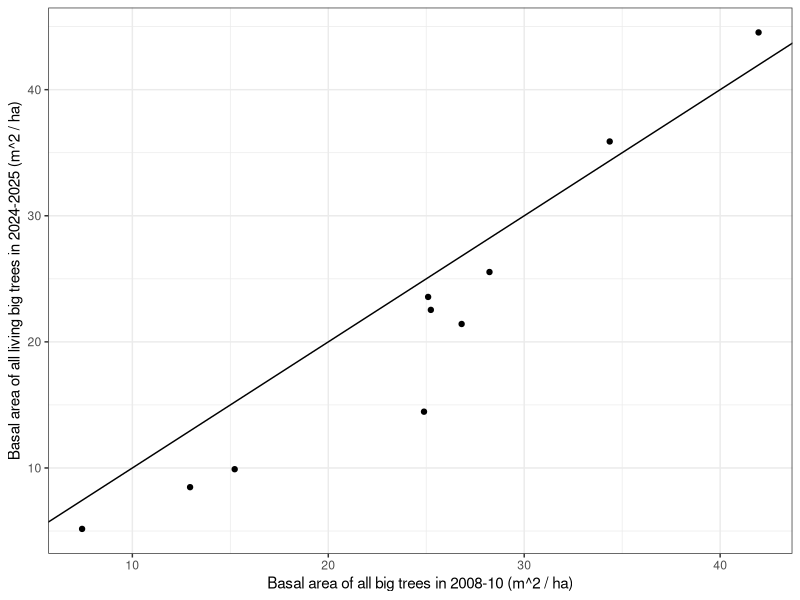
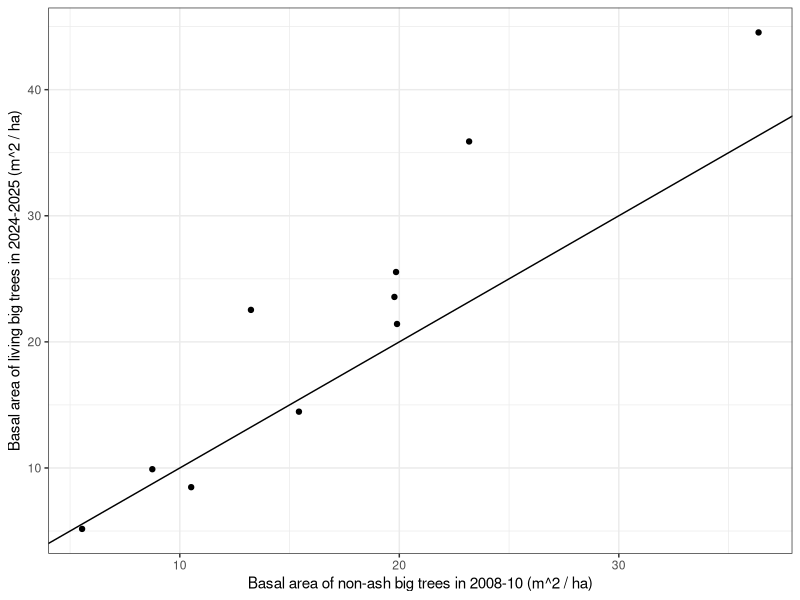
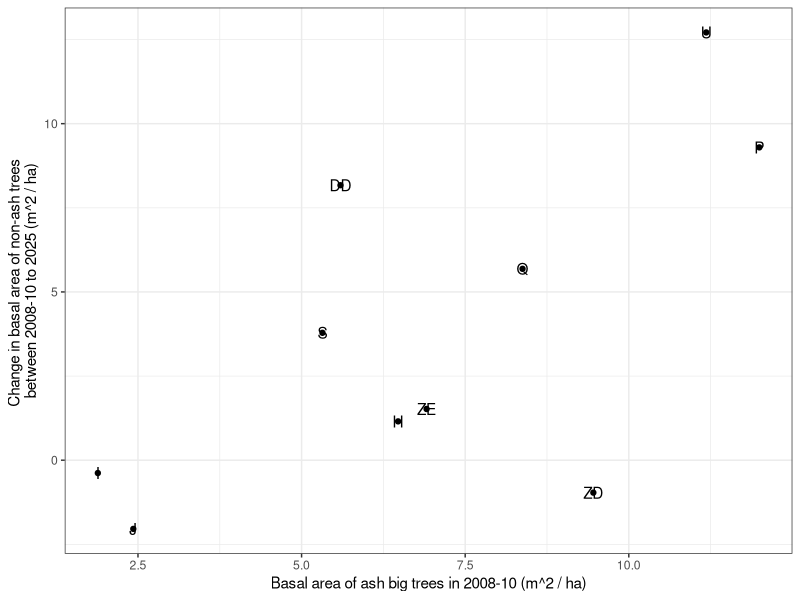
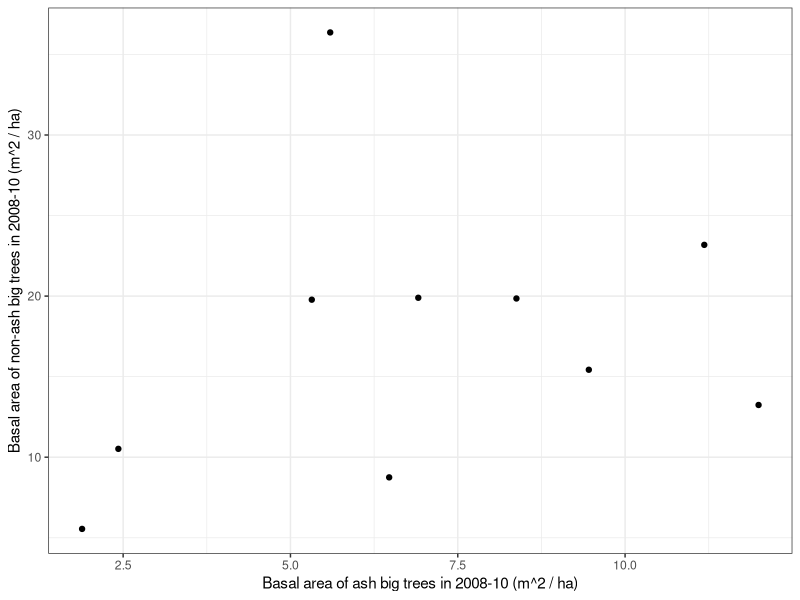
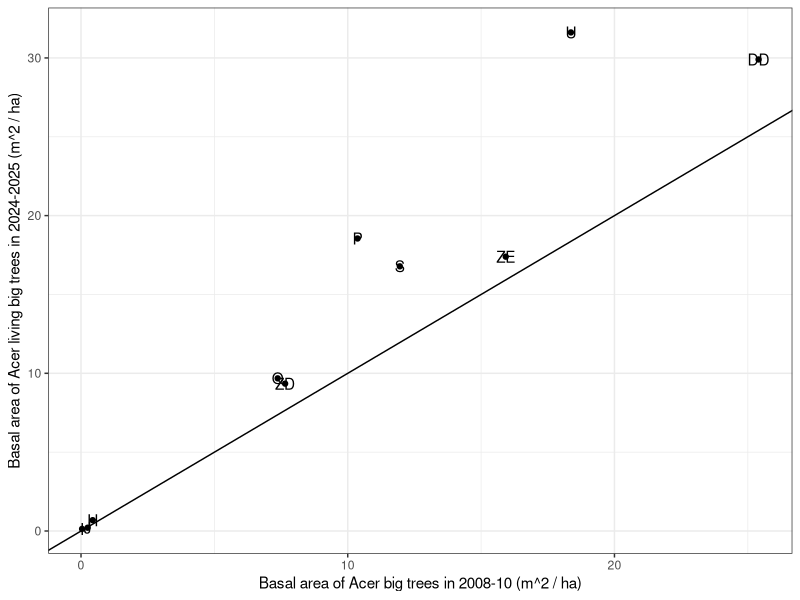
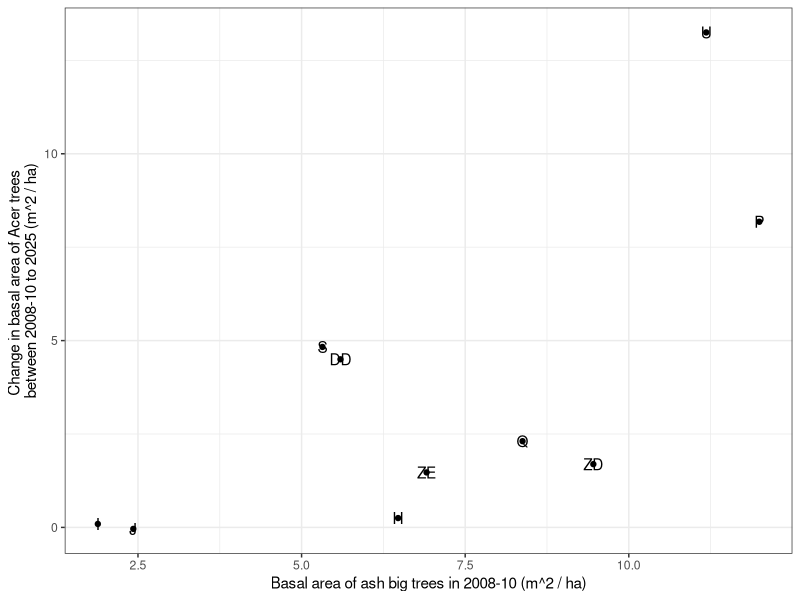
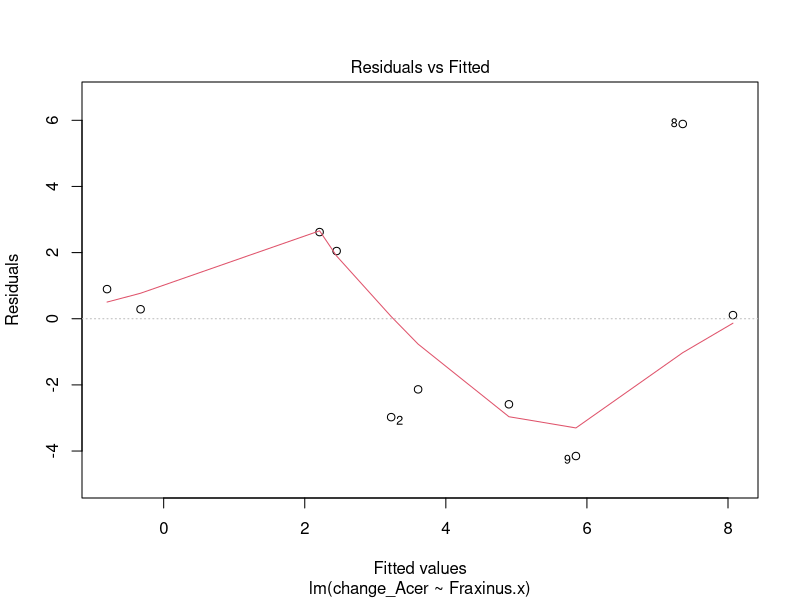
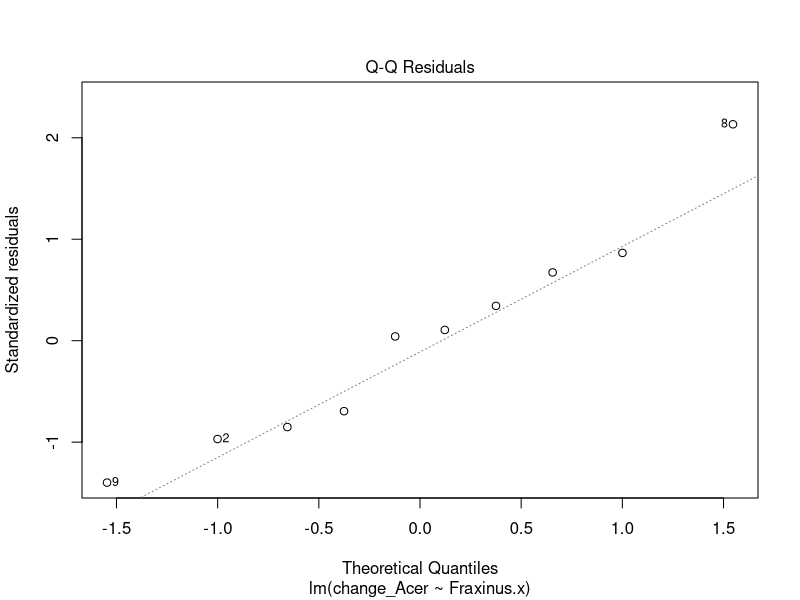

The R source for these figures, in order:
# Aaron Tayal
# 8/1/2025
# Testing whether non-ash trees increased their growth after ash trees died

# We hypothesized that forests which had greater basal area of ash trees before 
# EAB invasion would have greater increases in non-ash tree basal area following 
# the death of the ash canopy, due to competitive release (Flower et al. 2013). 
# Furthermore, we hypothesized that this pattern would only hold for 
# flood-tolerant tree species (Golet et al. 1993)

library(dplyr)
library(ggplot2)
theme_set(theme_bw(base_size = 12))
library(readxl)
library(tidyr)

# Import data  ################################################################
# Note: Here the basal area has not been divided by area over which the trees 
# were measured. So for plot-level data the area is ~0.1 ha, while for 
# transect level data the area is ~0.3 ha

# Ash basal area in 2008-2010:
ash_BA_08 <- read_excel("2008-2010_data/modified_Ash_IV_data_12.5_2012.08.02.xlsx",
                        sheet=5) %>% filter(mstrlvl=="hydric")

# Tree basal area by genus in 2008-2010:
tree_BA_08 <- read_excel("2008-2010_data/modified_Ash_IV_data_12.5_2012.08.02.xlsx",
                         sheet=3)

# Tree basal area by genus in (2024)-2025:
tree_BA_25 <- read.csv("Cleaned_data/basal_area_big_trees_by_transect_2025.csv")

# Summarize the 2008-10 data by transect: ######################################

main_plot_area <- pi*(18^2) / 10000 # 18 meter radius main plot, convert to hectares

# Subset to just hydric plots: 
tree_BA_08_hydric <- tree_BA_08 %>% filter(mstrlvl == "hydric")

# Summarize by transect:
tree_BA_08_transect <- tree_BA_08_hydric %>% group_by(Transect) %>%
  summarize(
    Acer = sum(ACER) / (3*main_plot_area),
    Amelanchier = sum(`Amelanchier spp.`) / (3*main_plot_area),
    Betula = sum(`Betula alleghaniensis`) / (3*main_plot_area),
    Carpinus = sum(`Carpinus caroliniana`) / (3*main_plot_area),
    Carya = sum(CARYA) / (3*main_plot_area),
    Fagus = sum(`Fagus grandifolia`) / (3*main_plot_area),
    Fraxinus = sum(FRAXINUS) / (3*main_plot_area),
    Juglans = sum(JUGLANS) / (3*main_plot_area),
    Juniperus = sum(`Juniperus virginiana`) / (3*main_plot_area),
    Larix = sum(`Larix laricina`) / (3*main_plot_area),
    Liriodendron = sum(`Liriodendron tulipifera`) / (3*main_plot_area),
    Ostrya = sum(`Ostrya virginiana`) / (3*main_plot_area),
    Pinus = sum(`Pinus strobus`) / (3*main_plot_area),
    Populus = sum(POPULUS) / (3*main_plot_area),
    Prunus = sum(PRUNUS) / (3*main_plot_area),
    Quercus = sum(QUERCUS) / (3*main_plot_area),
    Robinia = sum(`Robinia pseudoacacia`) / (3*main_plot_area),
    Sassafras = sum(`Sassafras albidum`) / (3*main_plot_area),
    Tilia = sum(`Tilia americana`) / (3*main_plot_area),
    Ulmus = sum(ULMUS) / (3*main_plot_area),
    TOTAL = sum(TOTAL) / (3*main_plot_area)
  )

# Now calculate a basal area total that doesn't include Fraxinus:
tree_BA_08_transect$TOTAL_non_ash.x <- 
  rowSums(tree_BA_08_transect %>% select(-Transect, -Fraxinus, -TOTAL))
# If a variable name ends in .x, that will indicate the 2008-2010 data, and 
# if it ends in .y that will indicate the 2024-2025 data.

# Merge the 2008-10 data to the 2024-25 data: ##################################

BA <- full_join(tree_BA_08_transect, tree_BA_25, by="Transect")

# Investigate change in total basal area #######################################

BA$TOTAL_change <- BA$TOTAL.y - BA$TOTAL.x

ggplot(data=BA, aes(x=TOTAL.x, y=TOTAL.y)) +
  geom_point() + theme_bw() + xlab("Basal area of all big trees in 2008-10 (m^2 / ha)") +
  ylab("Basal area of all living big trees in 2024-2025 (m^2 / ha)") + 
  geom_abline(slope = 1, intercept = 0)

# Investigate change in total non-ash basal area ###############################

# Take the difference of non ash BA in 2024-25 to non ash BA 2008-10:
BA$TOTAL_non_ash_change <- BA$TOTAL.y - BA$TOTAL_non_ash.x # In 2024-2025, the
# living ash tree basal area in the >12.5 cm DBH range was 0 m^2 / ha. Thus,
# this calculation is really the change in non-ash tree basal area.

# Graph the non-ash basal area in 2008-10 against the non-ash basal area in 2025:
ggplot(data=BA, aes(x=TOTAL_non_ash.x, y=TOTAL.y)) +
  geom_point() + theme_bw() + xlab("Basal area of non-ash big trees in 2008-10 (m^2 / ha)") +
  ylab("Basal area of living big trees in 2024-2025 (m^2 / ha)") + 
  geom_abline(slope = 1, intercept = 0)

# Graph the percent change in non-ash tree basal area against the pre-EAB basal 
# area of ash:
ggplot(data=BA, aes(x=Fraxinus.x, y=TOTAL_non_ash_change, label=Transect)) +
  geom_point() + theme_bw() + xlab("Basal area of ash big trees in 2008-10 (m^2 / ha)") +
  ylab("Change in basal area of non-ash trees \nbetween 2008-10 to 2025 (m^2 / ha)") +
  geom_text()

# Create a linear model to investigate the correlation between pre-EAB ash BA
# and the change in BA of non-ash trees:
model_TOTAL_non_ash_change <- lm(TOTAL_non_ash_change ~ Fraxinus.x, data=BA)
summary(model_TOTAL_non_ash_change)

# Also try a model which includes the basal area of non-ash trees in 2008 as
# a predictor. The thought is that 
model_TOTAL_non_ash_change_1 <- lm(TOTAL_non_ash_change ~ Fraxinus.x + 
                                     TOTAL_non_ash.x, data=BA)
summary(model_TOTAL_non_ash_change_1)

# Test assumptions:
#plot(model_TOTAL_non_ash_change)

# How does the pre-EAB BA of ash compare to the pre-EAB BA of non-ash?
ggplot(data=BA, aes(x=Fraxinus.x, y=TOTAL_non_ash.x)) +
  geom_point() + theme_bw() + xlab("Basal area of ash big trees in 2008-10 (m^2 / ha)") +
  ylab("Basal area of non-ash big trees in 2008-10 (m^2 / ha)")

# Investigate changes in basal area by genus ###################################

BA$change_Acer <- BA$Acer.y - BA$Acer.x

BA$change_Ulmus <- BA$Ulmus.y - BA$Ulmus.x

BA$change_Quercus <- BA$Quercus.y - BA$Quercus.x

BA$change_Tilia <- BA$Tilia.y - BA$Tilia.x

BA$change_Larix <- BA$Larix.y - BA$Larix.x

BA$change_Populus <- BA$Populus.y - BA$Populus.x

BA$change_Betula <- BA$Betula.y - BA$Betula.x

BA$change_Fraxinus <- BA$Fraxinus.y - BA$Fraxinus.x

# Acer #########################################################################

# Graph 2008-10 BA of Acer against 2024-2025 BA of Acer:
ggplot(data=BA, aes(x=Acer.x, y=Acer.y, label=Transect)) +
  geom_point() + theme_bw() + xlab("Basal area of Acer big trees in 2008-10 (m^2 / ha)") +
  ylab("Basal area of Acer living big trees in 2024-2025 (m^2 / ha)") + 
  geom_abline(slope = 1, intercept = 0) + geom_text()

# Graph the change in basal area of Acer, versus the BA of ash trees before EAB:
ggplot(data=BA, aes(x=Fraxinus.x, y=change_Acer, label=Transect)) +
  geom_point() + theme_bw() + xlab("Basal area of ash big trees in 2008-10 (m^2 / ha)") +
  ylab("Change in basal area of Acer trees \nbetween 2008-10 to 2025 (m^2 / ha)") +
  geom_text()

model_Acer_change <- lm(change_Acer ~ Fraxinus.x, data=BA)
summary(model_Acer_change)

# Test assumptions:
plot(model_Acer_change)

# Ulmus ########################################################################

# Graph 2008-10 BA of Ulmus against 2024-2025 BA of Ulmus:
ggplot(data=BA, aes(x=Ulmus.x, y=Ulmus.y)) +
  geom_point() + theme_bw() + xlab("Basal area of Ulmus big trees in 2008-10 (m^2 / ha)") +
  ylab("Basal area of Ulmus living big trees in 2024-2025 (m^2 / ha)") + 
  geom_abline(slope = 1, intercept = 0)

# Graph the change in basal area of Ulmus, versus the BA of ash trees before EAB:
ggplot(data=BA, aes(x=Fraxinus.x, y=change_Ulmus)) +
  geom_point() + theme_bw() + xlab("Basal area of ash big trees in 2008-10 (m^2 / ha)") +
  ylab("Change in basal area of Ulmus trees \nbetween 2008-10 to 2025 (m^2 / ha)")

model_Ulmus_change <- lm(change_Ulmus ~ Fraxinus.x, data=BA)
summary(model_Ulmus_change)

# Quercus ########################################################################

# Graph 2008-10 BA of Quercus against 2024-2025 BA of Quercus:
ggplot(data=BA, aes(x=Quercus.x, y=Quercus.y)) +
  geom_point() + theme_bw() + xlab("Basal area of Quercus big trees in 2008-10 (m^2 / ha)") +
  ylab("Basal area of Quercus living big trees in 2024-2025 (m^2 / ha)") + 
  geom_abline(slope = 1, intercept = 0)

# Graph the change in basal area of Quercus, versus the BA of ash trees before EAB:
ggplot(data=BA, aes(x=Fraxinus.x, y=change_Quercus)) +
  geom_point() + theme_bw() + xlab("Basal area of ash big trees in 2008-10 (m^2 / ha)") +
  ylab("Change in basal area of Quercus trees \nbetween 2008-10 to 2025 (m^2 / ha)")

model_Quercus_change <- lm(change_Quercus ~ Fraxinus.x, data=BA)
summary(model_Quercus_change)

# Tilia ########################################################################

# Graph 2008-10 BA of Tilia against 2024-2025 BA of Tilia:
ggplot(data=BA, aes(x=Tilia.x, y=Tilia.y)) +
  geom_point() + theme_bw() + xlab("Basal area of Tilia big trees in 2008-10 (m^2 / ha)") +
  ylab("Basal area of Tilia living big trees in 2024-2025 (m^2 / ha)") + 
  geom_abline(slope = 1, intercept = 0)

# Graph the change in basal area of Tilia, versus the BA of ash trees before EAB:
ggplot(data=BA, aes(x=Fraxinus.x, y=change_Tilia)) +
  geom_point() + theme_bw() + xlab("Basal area of ash big trees in 2008-10 (m^2 / ha)") +
  ylab("Change in basal area of Tilia trees \nbetween 2008-10 to 2025 (m^2 / ha)")

model_Tilia_change <- lm(change_Tilia ~ Fraxinus.x, data=BA)
summary(model_Tilia_change)

# Make a graph: ###############################################################
new <- data.frame(Fraxinus.x=seq(0, 12.5, 0.1))
new$TOTAL_non_ash_change <- predict(model_TOTAL_non_ash_change, newdata = new)

ggplot() +
  geom_point(data=BA, aes(x=Fraxinus.x, y=TOTAL_non_ash_change)) + 
  xlab("Pre-EAB ash basal area (m^2 / ha)") +
  ylab("Change in basal area of \nnon-ash trees (m^2 / ha)") +
  geom_text(data=BA, aes(x=Fraxinus.x, y=TOTAL_non_ash_change, label=Transect),
            vjust=1.5) +
  geom_line(data=new, aes(x=Fraxinus.x, y=TOTAL_non_ash_change)) + coord_equal() +
  scale_x_continuous(breaks = seq(0, 14, by = 4)) +
  scale_y_continuous(breaks = seq(-4, 14, by = 4))

# I'd like to make a graph that has the different tree genera on the x-axis. The
# y axis would be the change in basal area for each transect. Then the points
# would be connected based on their transect.

# I first need to pivot longer:
BA_long <- pivot_longer(BA, 
  cols=c("change_Acer", "change_Ulmus", "change_Quercus", "change_Tilia",
         "change_Larix", "change_Populus", "change_Betula", "change_Fraxinus"), 
                        names_to = "Genus", values_to = "change_in_BA", 
  names_prefix = "change_")

BA_long$Genus <- factor(BA_long$Genus, levels = c("Fraxinus", "Acer", "Quercus",
      "Tilia", "Ulmus", "Populus", "Larix", "Betula"))

ggplot(data=BA_long, aes(x=Genus, y=change_in_BA, group=Transect,
                         color=Transect, shape = Transect)) + geom_point() + geom_line(linewidth = 0.7) +
  ylab("Change in basal area (m^2 / ha)")

# Regeneration or failure of ash ##############################################

# Investigate ash regeneration in 2024-2025, versus ash in canopy in 2008-10:
# I hypothesize that if there was a lot of basal area of ash in the canopy
# before EAB, then there would be a lot of regeneration.

# Import data on ash regeneration in 2024-25:
ash_2025 <- read.csv("Cleaned_data/ash_by_transect.csv")

# Join the data to the 2024-25 ash regeneration data:
BA_with_regen <- left_join(BA, ash_2025, by="Transect")

# Plot the basal area of ash in the understory in 2024-25 against basal area
# of all living and dead ash in the canopy in 2008-10:

ggplot() +
  geom_point(data=BA_with_regen, aes(x=Fraxinus.x, y=mean_basal_area_living_small_trees_m_squared_per_ha,
                                     color=TOTAL_non_ash.x),
             alpha=1) + 
  xlab("Pre-EAB ash basal area \n in canopy (m^2 / ha)") +
  ylab("Post-EAB ash living basal area \n in understory (m^2 / ha)") +
  geom_text(data=BA_with_regen, aes(x=Fraxinus.x, 
                                    y=mean_basal_area_living_small_trees_m_squared_per_ha, label=Transect),
            hjust = 2) + coord_equal()





